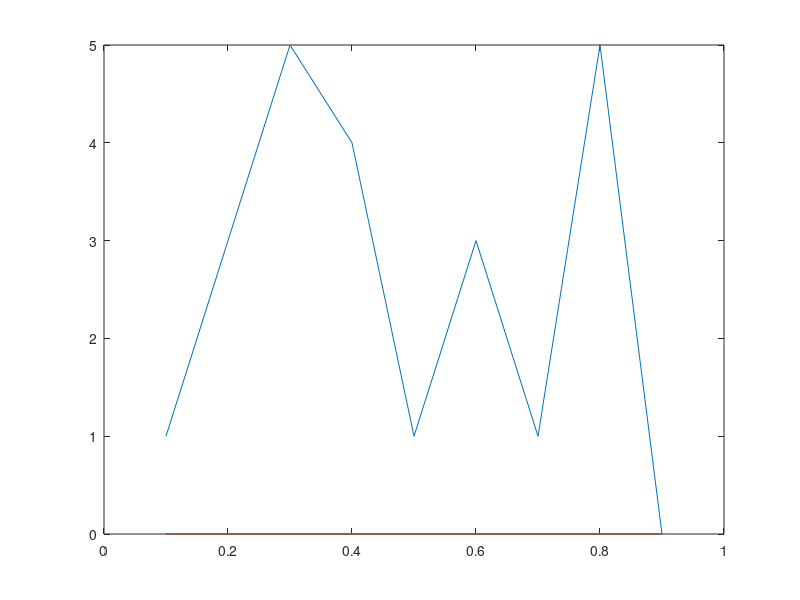

This figure's MATLAB source:
H=[ 1 1 0 1 0 0; 1 1 1 0 0 1 ; 0 1 1 0 1 0 ]
h_size=size(H);
the_codeword=[0 1 1 1 0 1]
the_cross_over_probability=[0.1 0.2 0.3 0.4 0.5 0.6 0.7 0.8 0.9];
errors=zeros(numel(the_cross_over_probability));
'next is tcop looping'
for tcop=1:numel(the_cross_over_probability)
    '************************START*******************************'
    tcop
    the_bsc_codeword=bsc(the_codeword,the_cross_over_probability(tcop));
    the_bsc_codeword
    the_final_codeword=the_bsc_codeword;

    the_indicator_matrix=zeros(h_size(1),h_size(2));

    for i=1:h_size(1)
        i_row_ones= find(H(i,:));
        %find all the connections in to the checknode i
        the_i_row_xor=0;
        for k=1:numel(i_row_ones)
            the_i_row_xor=xor(the_i_row_xor,the_bsc_codeword(i_row_ones(k)));
        end
        for j=1:numel(i_row_ones)
            the_indicator_matrix(i,i_row_ones(j))=xor(the_i_row_xor,the_bsc_codeword(i_row_ones(j)));
        end
    end
    
    for i=1:h_size(2)
        i_i_row_ones=find(H(:,i));
        the_sum_of_the_ones=0;
        for j=1:numel(i_i_row_ones)
            the_sum_of_the_ones=the_sum_of_the_ones+the_indicator_matrix(i_i_row_ones(j),i);
        end
        if(rem(numel(i_i_row_ones),2)==0)
             if((int8(numel(i_i_row_ones)/2))<the_sum_of_the_ones)
                 the_final_codeword(i)=1;
             end
            if((int8(numel(i_i_row_ones)/2))>the_sum_of_the_ones)
                 the_final_codeword(i)=0;
            end
        end
    
   
        if(rem(numel(i_i_row_ones),2)==1)
             if((int8(numel(i_i_row_ones)/2)-1)<the_sum_of_the_ones)
                 the_final_codeword(i)=1;
             end
            if((int8(numel(i_i_row_ones)/2)-1)>=the_sum_of_the_ones)
                 the_final_codeword(i)=0;
            end
        end
    end
    
    %calculate the number of errors
    for o=1:h_size(2)
        if(the_final_codeword(o)~=the_codeword(o))
            errors(tcop)=errors(tcop)+1;
        end
    end
    the_final_codeword
    errors(tcop)
    '************************END*******************************'
end
plot(the_cross_over_probability,errors)